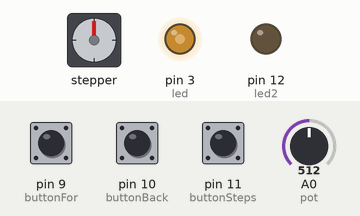
Bench run of a sketch on a simulated Arduino Uno, built with avr-gcc and run on an emulated ATmega328P. Shown: stepper motor, output pins drawn as LEDs (lit = HIGH). Inputs (shaded band) come from the test bench; at power-on: pin 9 (buttonFor) HIGH, pin 10 (buttonBack) HIGH, A0 (pot) = 512, pin 11 (buttonSteps) HIGH. Stepper angles assume 200 steps per turn; what the sketch prints to the serial monitor is not drawn.

Above: at 1.2 s.
1.3 s: pin 9 (buttonFor) pulled LOW for 1 s
At 2.9 s:
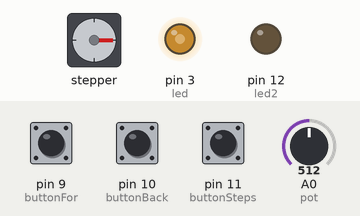
3.8 s: pin 10 (buttonBack) pulled LOW for 3.2 s
At 8.0 s:
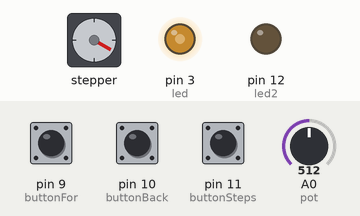
8.5 s: pin 10 (buttonBack) pulled LOW for 0.15 s
At 9.8 s:
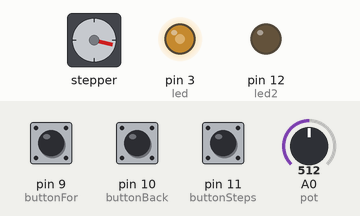
10.1 s: A0 (pot) set to 716
At 11.3 s:
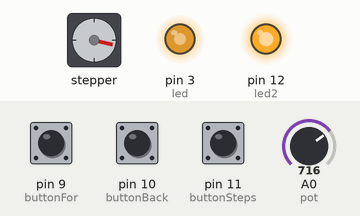
11.6 s: pin 10 (buttonBack) pulled LOW for 1 s
At 13.8 s:
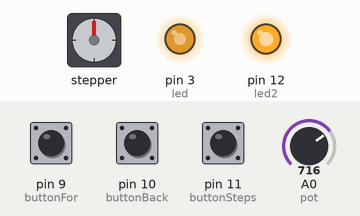
14.1 s: A0 (pot) set to 900
At 14.5 s:
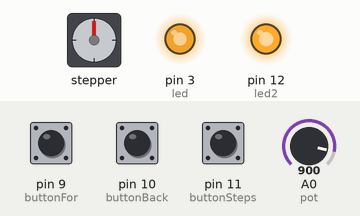
Timing chart, 0 to 16.6 s (numbered marks = the images above; inputs shaded):
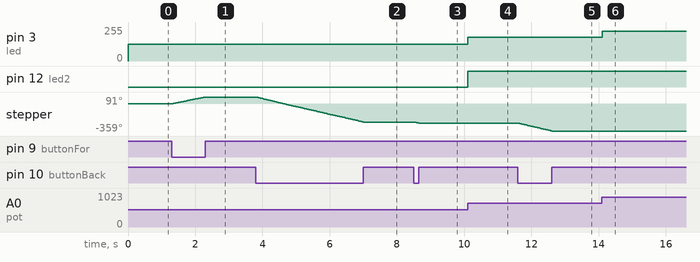

The sketch:

MicsoscopeController.ino
```cpp
#include <Stepper.h>
const int buttonFor = 9;
const int buttonBack = 10;
const int buttonSteps = 11;

int led = 3;
int led2 = 12;
int pot = 0;

int delayval = 500; // delay for half a second

const int stepsPerRevolution = 200;  // change this to fit the number of steps per revolution
// for your motor

// initialize the stepper library on pins 4 through 7:
Stepper myStepper(stepsPerRevolution, 4, 5, 6, 7);

int stepCount = 0;         // number of steps the motor has taken
int buttonState1 = 0;
int buttonState2 = 0;
int buttonState3 = 0;
int potValue = 0;
int writeValue;


void setup() {
  // initialize the serial port:
  Serial.begin(9600);
  pinMode(buttonFor, INPUT);
  pinMode(buttonBack, INPUT);
  pinMode(buttonSteps, INPUT);
  pinMode(pot, INPUT);
  pinMode(led, OUTPUT);
  pinMode(led2, OUTPUT);

  myStepper.setSpeed(30);
}

void loop() {

//____________ led brightness
potValue = analogRead(pot);
writeValue = (255./1023) *potValue;

analogWrite(led, writeValue);
analogWrite(led2, writeValue);


    buttonState1 = digitalRead(buttonFor);
    buttonState2 = digitalRead(buttonBack);
    buttonState3 = digitalRead(buttonSteps);

//_____________controller for number of stpes ( 400 steps per click )

    if (buttonState3 == LOW) {

      if (buttonState1 == LOW) {
        myStepper.step(1);
        Serial.print("adelante:");
        Serial.println(stepCount);
        stepCount++;
      }

      else {
        myStepper.step(0);
        Serial.println("stop");
      }

      if (buttonState2 == LOW) {
        myStepper.step(-1);
        Serial.print("atras:");
        Serial.println(stepCount);
        stepCount++;
      }

      else {
        myStepper.step(0);
        Serial.println("stop");
      }
    }

//___________controller for number of stpes ( 1 step per click )

    if (buttonState3 == HIGH) {

      if (buttonState1 == LOW) {
        myStepper.step(1);
        Serial.print("adelante:");
        Serial.println(stepCount);
        stepCount++;
      }


      else {
        myStepper.step(0);
        Serial.println("stop");
      }

      if (buttonState2 == LOW) {
        myStepper.step(-1);
        Serial.print("atras:");
        Serial.println(stepCount);
        stepCount++;
      }

      else {
        // turn LED off:
        myStepper.step(0);
        Serial.println("stop");
      }
    }
  }
```

Measured:
- after the input at 1.3 s, stepper: turns 91° clockwise in 0.98 s, starting at once
- after the input at 3.8 s, stepper: turns 331° counter-clockwise in 3.2 s, starting at once
- after the input at 8.5 s, stepper: turns 16° counter-clockwise in 0.14 s, starting at once
- after the input at 10.1 s, pin 3 (led): 127/255 → 178/255 at once; pin 12 (led2): LOW → HIGH at once
- after the input at 11.6 s, stepper: turns 103° counter-clockwise in 0.99 s, starting at once
- after the input at 14.1 s, pin 3 (led): 178/255 → 224/255 at once
